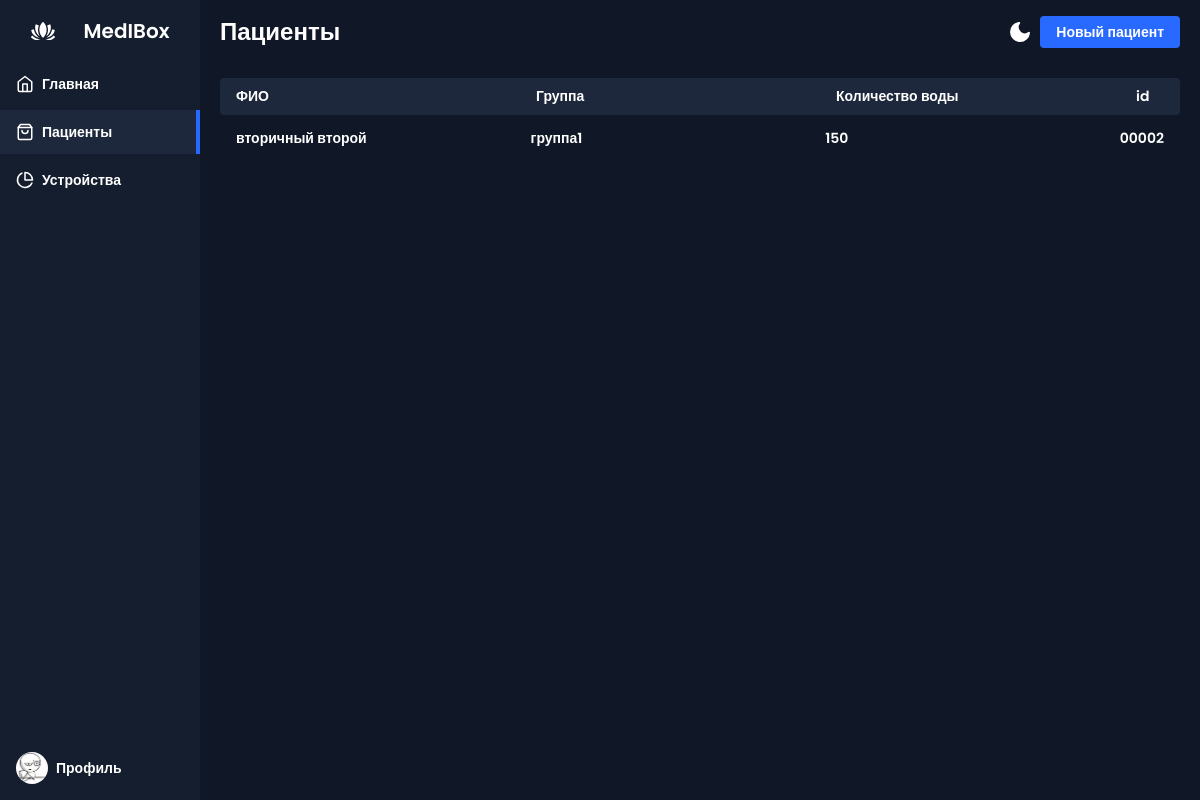
/patients/ (signed in), run on the app's committed database.
### patients/models.py (models this page shows, shortened)
class Patient(models.Model):
    user = models.ForeignKey(User, on_delete=models.CASCADE, related_name='patients')
    groups = models.ForeignKey(Groups, on_delete=models.CASCADE, related_name='patients')
    first_name = models.CharField(max_length=256)
    username = models.CharField(max_length=256)
    fingerprint = models.PositiveIntegerField()
    portion_of_water = models.CharField(max_length=256)
    number = models.CharField(max_length=256, default="+79000000000")
    voices = models.ForeignKey(Voices, on_delete=models.CASCADE)
    slug = models.SlugField(max_length=200, unique=True, blank=True, null=True, verbose_name='URL')
    class Meta:
        verbose_name = 'Пациента'
        verbose_name_plural = 'Пациенты'
        db_table = 'Patients'
    def display_id(self):
        return f'{self.fingerprint:05}'

class Groups(models.Model):
    name = models.CharField(max_length=256)
    slug = models.SlugField(max_length=200, unique=True, db_index=True, verbose_name='URL')
    class Meta:
        verbose_name = 'Группу'
        verbose_name_plural = 'Группа'
        db_table = 'Groups'

### patients/views.py (the view)
# urls.py: path('patients/', views.allpatients, name='allpatients_list'),
def allpatients(request):
    groups = Groups.objects.all()
    patients = Patient.objects.filter(user_id=request.user.id)
    group = groups.values_list()[0][1]
    context = {
        'title': 'MedIBox - Пользователи',
        'group': group,
        'groups': groups,
        'patients': patients,
        'patient': 'patient',
    }
    return render(request, 'allPatients.html', context)

### patients/templates/allPatients.html
{% extends "base.html" %}
{% load static %}
{% block content %}
    <div class="app-content-header">
        <h1 class="app-content-headerText">Пациенты</h1>
        <button class="mode-switch" title="Switch Theme">
            <svg class="moon" fill="none" stroke="currentColor" stroke-linecap="round" stroke-linejoin="round" stroke-width="2" width="24" height="24" viewBox="0 0 24 24">
                <defs></defs>
                <path d="M21 12.79A9 9 0 1111.21 3 7 7 0 0021 12.79z"></path>
            </svg>
        </button>
        <button class="app-content-headerButton">Новый пациент</button>
    </div>
    <div class="products-area-wrapper tableView">
        <div class="products-header">
            <div class="product-cell image">ФИО</div>
            <div class="product-cell category">Группа</div>
            <div class="product-cell sales">Количество воды</div>
            <div class="product-cell price">id</div>
        </div>
        {% for p in patients %}
            <a class="products-row" href="{% url "patients:patient" patient_slug=p.slug %}">
                <div class="product-cell image">
                    <span>{{ p.username }} {{ p.first_name }}</span>
                </div>
                <div class="product-cell category">{{ group }}</div>
                <div class="product-cell sales">{{ p.portion_of_water }}</div>
                <div class="product-cell stock">{{ p.display_id }}</div>
            </a>
        {% endfor %}
    </div>
{% endblock %}

### static/css/styles.css (style rules this page uses)
*, *::before, *::after { box-sizing: border-box; }
body, :where(blockquote, figure):where([class]) { margin: 0; }
:where(h1, h2, h3, h4, h5, h6, p, ul, ol, dl):where([class]) { margin-block: 0; }
input, textarea, select, button { font: inherit; }
html { height: 100%; scroll-behavior: smooth; }
body { min-height: 100%; line-height: 1.5; }
:root { --bgColor-primary: #d9d9d9; --bgColor-inverse: #000000; --bgColor-footer: #464a53; --color-gray: #394a58; --color-red: #FA5252; --color-green: #a3a86b; --color-blue: #0066a1; --color-white: #ffffff; }
:root { --app-bg: #101827; --sidebar: rgba(21, 30, 47,1); --sidebar-main-color: #fff; --table-border: #1a2131; --table-header: #1a2131; --app-content-main-color: #fff; --sidebar-link: #fff; --sidebar-active-link: #1d283c; --sidebar-hover-link: #1a2539; --action-color: #2869ff; --action-color-hover: #6291fd; --app-content-secondary-color: #1d283c; --filter-reset: #2c394f; --filter-shadow: rgba(16, 24, 39, 0.8) 0px 6px 12px -2px, rgba(0, 0, 0, 0.3) 0px 3px 7px -3px; }
html { font-family: "Inter", sans-serif; font-weight: 600; font-style: normal; }
body { background-color: var(--bgColor-primary); }
a, button, input, svg, textarea * { transition-duration: var(--transition-duration); }
a { text-decoration: none; color: inherit; }
* { box-sizing: border-box; }
body, html { margin: 0; padding: 0; height: 100%; width: 100%; }
body { overflow: auto; font-family: "Poppins", sans-serif; background-color: var(--app-bg); -webkit-font-smoothing: antialiased; -moz-osx-font-smoothing: grayscale; }
.mode-switch { background-color: transparent; border: none; padding: 0; color: var(--app-content-main-color); display: flex; justify-content: center; align-items: center; margin-left: auto; margin-right: 8px; cursor: pointer; }
.mode-switch .moon { fill: var(--app-content-main-color); }
.products-area-wrapper { width: 100%; max-height: 100%; overflow: auto; padding: 0 4px; }
.app-content-header { display: flex; align-items: center; justify-content: space-between; padding: 0 4px; }
.app-content-headerText { color: var(--app-content-main-color); font-size: 24px; line-height: 32px; margin: 0; }
.app-content-headerButton { background-color: var(--action-color); color: #fff; font-size: 14px; line-height: 24px; border: none; border-radius: 4px; height: 32px; padding: 0 16px; transition: 0.2s; cursor: pointer; }
.tableView { padding-top: 30px; display: flex; flex-direction: column; row-gap: 5px; }
.tableView .products-header { display: grid; grid-template-columns: repeat(3, 1fr) 0.2fr; align-items: center; border-radius: 4px; background-color: var(--app-content-secondary-color); position: sticky; top: 0; }
.tableView .products-row { display: grid; grid-template-columns: repeat(3, 1fr) 0.2fr; align-items: center; border-radius: 4px; }
.tableView .product-cell { flex: 1; padding: 8px 16px; color: var(--app-content-main-color); font-size: 14px; display: flex; align-items: center; }

### data on the page
Patient: username "вторичный", first_name "второй", portion_of_water "150", display_id "00002"
Groups: name "группа1"
